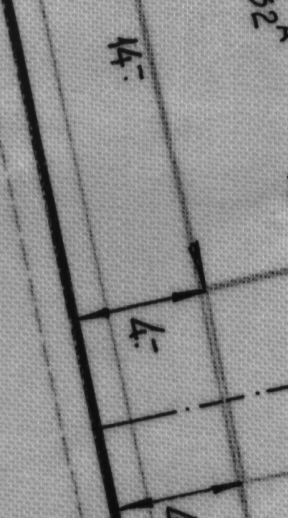
//> input picture fft/1.bmp, 288 x 518 px
$ ./main   (built with g++ and OpenCV 4)
//> lines starting //> are read from the running program, lines starting //| are printed output that depends on the picture
#include <opencv2\core\core.hpp>
#include <opencv2\highgui\highgui.hpp>
#include <opencv2\imgproc\imgproc.hpp>
using namespace std;
using namespace cv;

//中心化：四个部分交换
Mat To_center(Mat &src)
{
	//将频谱图像裁剪成偶数并将低频部分放到图像中心
	int width = (src.cols / 2) * 2;
	int height = (src.rows / 2) * 2;
	src = src(Rect(0, 0, width, height));

	int colToCut = src.cols / 2;
	int rowToCut = src.rows / 2;

	//获取图像，分别为左上右上左下右下
	//注意这种方式得到的是magImg的ROI的引用
	//对下面四幅图像进行修改就是直接对magImg进行了修改
	Mat topLeftImg(src, Rect(0, 0, colToCut, rowToCut));
	Mat topRightImg(src, Rect(colToCut, 0, colToCut, rowToCut));
	Mat bottomLeftImg(src, Rect(0, rowToCut, colToCut, rowToCut));
	Mat bottomRightImg(src, Rect(colToCut, rowToCut, colToCut, rowToCut));

	//第二象限和第四象限进行交换
	Mat tmpImg;
	topLeftImg.copyTo(tmpImg);
	bottomRightImg.copyTo(topLeftImg);
	tmpImg.copyTo(bottomRightImg);

	//第一象限和第三象限进行交换
	bottomLeftImg.copyTo(tmpImg);
	topRightImg.copyTo(bottomLeftImg);
	tmpImg.copyTo(topRightImg);

	return src;
}

//中心化：计算dft前 将数据（图像）阵列移位；移位后数据 包含完整的数据 周期
void Data_TO_center(Mat &src)
{
	int w = src.rows;
	int h = src.cols;

	float *src_data = (float*)src.data;

	for (int j = 0; j < w; j++)
	{
		for (int i = 0; i < h; i++)
		{
			src_data[j*src.step / sizeof(float) + i] *= pow(-1, i + j);
		}
	}
}

int main()
{
	string path = "1.bmp";
	Mat src = imread(path, 0);
//> src is the input picture: 518 rows x 288 cols, CV_8UC1; min 11, max 196, mean 142.3
	imshow("输入图像", src);

	//【1】创建一个复数矩阵，储存傅里叶变换后的矩阵
	int r = getOptimalDFTSize(src.rows);
//> r = 540
	int c = getOptimalDFTSize(src.cols);//得到最优尺寸
//> c = 288
	Mat padded;
	//扩充src的边缘，将图像变大( 0, r - src.rows, 0, c - src.cols)分别表示上下左右；
	copyMakeBorder(src, padded, 0, r - src.rows, 0, c - src.cols, BORDER_CONSTANT, Scalar::all(0));
	padded.convertTo(padded, CV_32FC1);
//> padded: 540 rows x 288 cols, CV_32FC1

	//数据中心化
	Data_TO_center(padded);
//> after the loop in Data_TO_center, `for (int j = 0; j < w; j++)`:
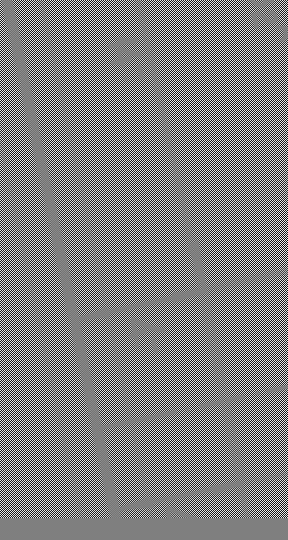
//> src: 540 rows x 288 cols, CV_32FC1; min -196, max 196, mean 0; drawn with min black and max white

	//创建一个复数矩阵，实部为plane[0]，虚部plane[1]填充0
	Mat plane[] = { padded,Mat::zeros(padded.size(),CV_32F) };
//> plane[1]: 540 rows x 288 cols, CV_32FC1; every value is 0

	//【2】傅里叶变换
	Mat complexImg;
	merge(plane, 2, complexImg); //可以理解为组合成2通道（实部+虚部）图像
	dft(complexImg, complexImg); //DFT变换后的数据复制到原处，没有另外开辟内存， complexImg是个复数矩阵

 	/***********************频率域滤波部分*************************/
	//高斯低通滤波函数（中间高两边低）
	Mat gaussianBlur(complexImg.size(), CV_32FC2);
	//高斯高通滤波函数（中间低两边高）
	Mat gaussianSharpen(complexImg.size(), CV_32FC2);

	float * G_b_data = (float *)gaussianBlur.data;
	float * G_s_data = (float *)gaussianSharpen.data;

	double delta = 2 * 10 * 10;
	for (int j = 0; j < complexImg.rows; j++)
	{
		for (int i = 0; i < complexImg.cols; i++)
		{
			//截至频率距离圆点的距离，delta表示高斯曲线的扩散程度
			double d = pow(j - complexImg.rows / 2, 2) + pow(i - complexImg.cols / 2, 2);
			G_b_data[j*complexImg.step / sizeof(float) + 2 * i] = expf(-d / delta);
			G_b_data[j*complexImg.step / sizeof(float) + 2 * i + 1] = expf(-d / delta);

			G_s_data[j*complexImg.step / sizeof(float) + 2 * i] = 1 - expf(-d / delta);
			G_s_data[j*complexImg.step / sizeof(float) + 2 * i + 1] =1 - expf(-d / delta);
		}
	}

	/***********************滤波器构建结束***********************/

	//滤波器和DFT结果相乘（矩阵内积）
	multiply(complexImg, gaussianBlur, gaussianBlur);
	multiply(complexImg, gaussianSharpen, gaussianSharpen);

	//计算幅度谱（傅里叶谱）
	split(complexImg, plane);
	Mat magImg;
	magnitude(plane[0], plane[1], magImg);//计算二维矢量的幅值
	magImg += Scalar::all(1);
	log(magImg, magImg);  //转换到对数坐标
	//归一化图像
	normalize(magImg, magImg, 0, 1, CV_MINMAX);
	imshow("频谱图像", magImg);

	//计算频谱
	Mat Gauss_Blur;
	split(gaussianBlur, plane);
	magnitude(plane[0], plane[1], Gauss_Blur);
	Gauss_Blur += Scalar::all(1);
	log(Gauss_Blur, Gauss_Blur);
	normalize(Gauss_Blur, Gauss_Blur, 1, 0, CV_MINMAX);
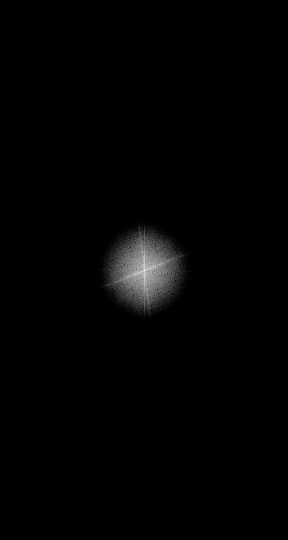
//> Gauss_Blur: 540 rows x 288 cols, CV_32FC1; min 0, max 1, mean 0.0115
	imshow("高斯低通滤波频谱", Gauss_Blur);

	split(gaussianSharpen, plane);
	magnitude(plane[0], plane[1], plane[0]);
	plane[0] += Scalar::all(1);
	log(plane[0], plane[0]);
	normalize(plane[0], plane[0], 1, 0, CV_MINMAX);
	imshow("高斯高通滤波频谱", plane[0]);

	//将滤波器 实部和虚部 中心化
	split(complexImg, plane);
	plane[0] = To_center(plane[0]);
//> in To_center, `Mat topLeftImg(src, Rect(0, 0, colToCut, rowToCut));`:
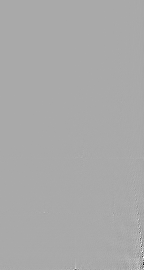
//> topLeftImg: 270 rows x 144 cols, CV_32FC1; min -404093.9, max 203660.7, mean 59.5; drawn with min black and max white
	plane[1] = To_center(plane[1]);
//> in To_center (call 2), `Mat topRightImg(src, Rect(colToCut, 0, colToCut, rowToCut));`:
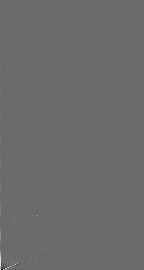
//> topRightImg: 270 rows x 144 cols, CV_32FC1; min -583329.9, max 801800.9, mean 460.2; drawn with min black and max white
	merge(plane, 2, complexImg);
	//傅里叶反变换
	Mat complexIDFT, IDFTImg;
	idft(complexImg, complexIDFT);
	split(complexIDFT, plane);
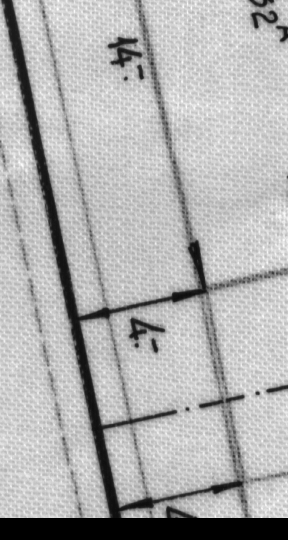
//> plane[0]: 540 rows x 288 cols, CV_32FC1; min -6, max 30481924, mean 21233774; drawn with min black and max white
	magnitude(plane[0], plane[1], IDFTImg);
	normalize(IDFTImg, IDFTImg, 0, 1, CV_MINMAX);

	imshow("反变换图像", IDFTImg);

	//IDFT得到滤波结果
	Mat gaussianBlurImg;
	idft(gaussianBlur, complexIDFT);
	split(complexIDFT, plane);
	magnitude(plane[0], plane[1], gaussianBlurImg);
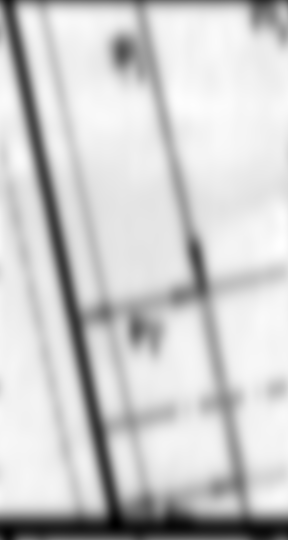
//> gaussianBlurImg: 540 rows x 288 cols, CV_32FC1; min 2212794, max 25912088, mean 21233772; drawn with min black and max white
	normalize(gaussianBlurImg, gaussianBlurImg, 0, 1, CV_MINMAX);

	Mat gaussianSharpenImg;
	idft(gaussianSharpen, complexIDFT);
	split(complexIDFT, plane);
	magnitude(plane[0], plane[1], gaussianSharpenImg);
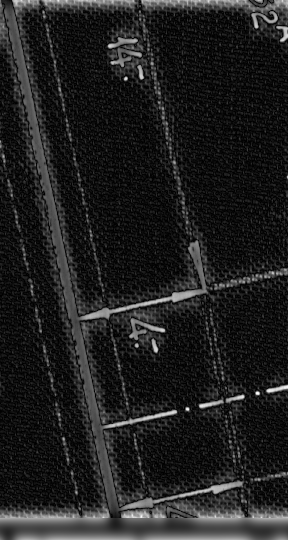
//> gaussianSharpenImg: 540 rows x 288 cols, CV_32FC1; min 30.45, max 18346886, mean 2339839.2; drawn with min black and max white
	normalize(gaussianSharpenImg, gaussianSharpenImg, 0, 1, CV_MINMAX);

	imshow("高斯低通滤波", gaussianBlurImg);
	imshow("高斯高通滤波", gaussianSharpenImg);

	waitKey(0);
}
